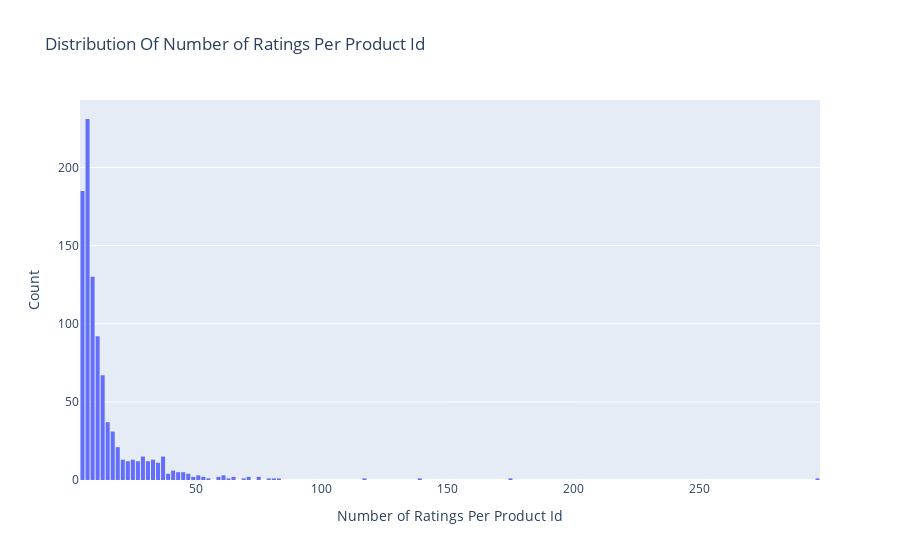

The cell this chart's notebook holds for it:
### Markdown cell above
We can see the distribution of the ratings is skewed to the high values.
## Numbers of ratings per item ----
 The following analysis checks how many ratings (interactions) each item has.<br>
 The degree in which this long tail phenomena occurs will be related to aspects such as serendipity or overespecialization of the recommendations and the recommendation methodology that you should select.

### Code cell
# Number of ratings per item
data = df.groupby('asin')['overall'].count()

# Create trace
trace = go.Histogram(x = data.values,
                     name = 'Ratings',
                     xbins = dict(start = 0,size = 2))
# Create layout
layout = go.Layout(title = 'Distribution Of Number of Ratings Per Product Id',
                   xaxis = dict(title = 'Number of Ratings Per Product Id'),
                   yaxis = dict(title = 'Count'),
                   bargap = 0.2)

# Create plot
fig = go.Figure(data=[trace], layout=layout)
iplot(fig)

### Figure 1 — Plotly figure (JSON) as saved in the notebook; plotly's stock layout.template omitted (floating-point values rounded to 4 significant figures; data arrays with more than 128 entries replaced by an {"elided": "..."} marker saying what was removed)
{"data": [{"name": "Ratings", "type": "histogram", "x": {"elided": "962 int values"}, "xbins": {"size": 2, "start": 0}}], "layout": {"bargap": 0.2, "title": {"text": "Distribution Of Number of Ratings Per Product Id"}, "xaxis": {"title": {"text": "Number of Ratings Per Product Id"}}, "yaxis": {"title": {"text": "Count"}}}}
